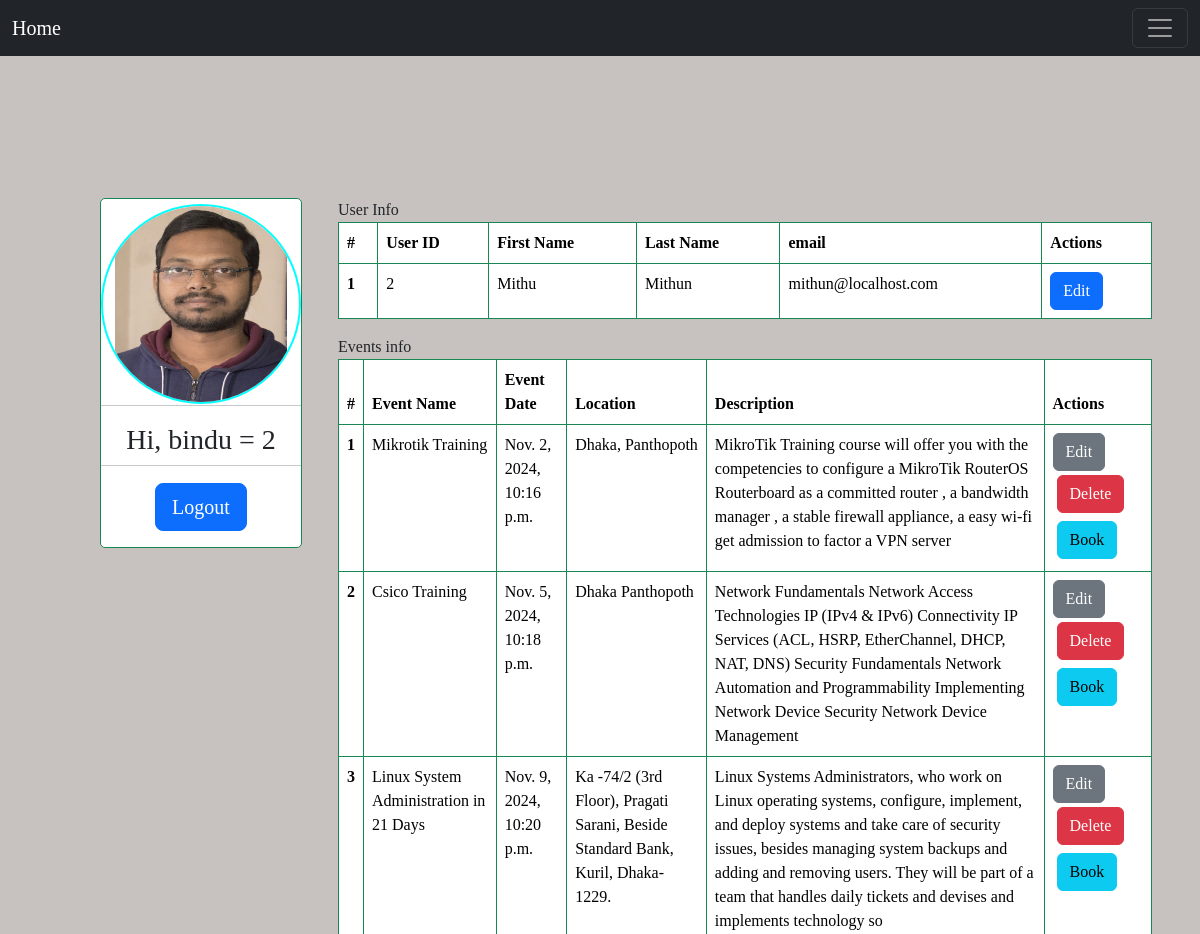
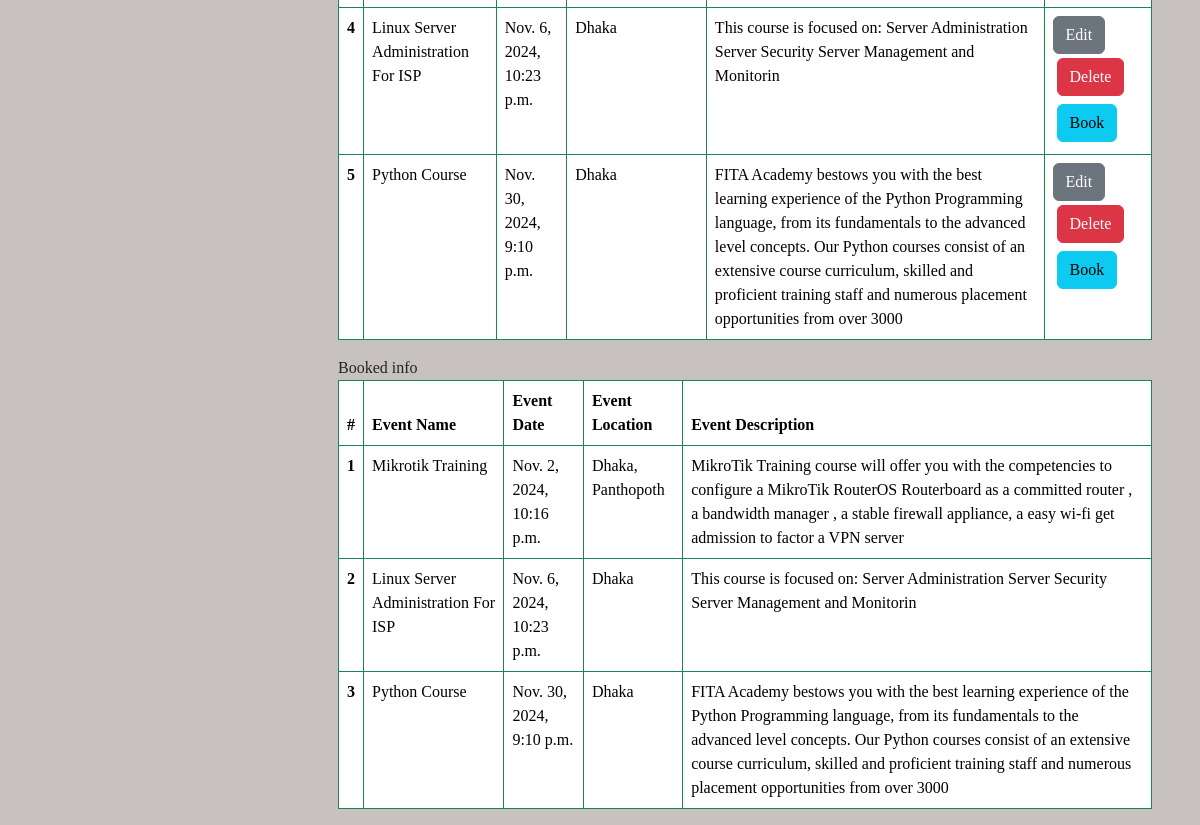
Screenshot of /event/profile (signed in) with the database file from the repository (2 pictures, top to bottom).
### eventapp/models.py (models this page shows, shortened)
class Ppicture(models.Model):
    p_image = models.ImageField(upload_to='media')
    user = models.OneToOneField(User, on_delete=models.CASCADE)

class eventModel(models.Model):
    event_name = models.CharField(max_length=100)
    event_date = models.DateTimeField()
    event_location = models.CharField(max_length=100)
    event_descriptions = models.TextField(max_length=300)
    user  = models.ForeignKey(User, on_delete=models.CASCADE, null=True)
    category = models.ForeignKey(EventCatorogy, on_delete=models.CASCADE,  null=True)

### eventapp/views.py (the view)
# urls.py: path("profile", profile, name='profile'),
@login_required
def profile(request):
    user_id = request.session.get('user_id')
    find_user = User.objects.filter(id=user_id).values()
    picture = Ppicture.objects.filter(user_id=user_id).values()
    events = eventModel.objects.all().values()
    booked_info = BookedUser.objects.filter(user_id=user_id).values()
    list_booed_userinf = []
    for x in booked_info:
        user_id_booked = x['user_id']
        event_data_id = x['event_data_id']
        booked_infox = eventModel.objects.filter(id=event_data_id).values()
        list_booed_userinf.append(booked_infox)
    context = {
        'picture': picture,
        'user': find_user,
        'booked_infox':list_booed_userinf,
        'events':events,
    }
    return render(request, 'eventapp/profile.html', context)

### eventapp/templates/eventapp/profile.html (shortened to what this page needs)
{% load static %} {% include 'eventapp/base.html' %} {% block content %}
<div class="me-5">
  <div class="p_top mt-5"></div>
  <div class="profile_div">
    <div
      class="p_middle border border-success d-flex justify-content-center row"
    >
      <div
        class="image_div d-flex align-items-center justify-content-center overflow-hidden"
      >
        {% for img in picture %}
        <img
          src="{{ img.p_image }}"
          style="height: 100%; width: 100%; object-fit: fill"
          alt="..."
        />
        {% endfor %}
      </div>
      <hr />
      <div class="d-flex align-items-center justify-content-center mt-0">
        <h3>
          Hi, {% for x in user %} {{ x.username }} = {{ x.id }} {% endfor %}
        </h3>
      </div>
      <hr />
      <div class="d-flex align-items-center justify-content-center pb-3">
        <a class="btn btn-primary btn-lg" href="{% url 'logout' %}">Logout</a>
      </div>
    </div>
    <div class="ms-5">
      <div>
        <form method="post">
          <caption>
            User Info
          </caption>
          <table class="table table-bordered border border-success rounded-2">
            <thead>
              <tr>
                <th scope="col">#</th>
                <th scope="col">User ID</th>
                <th scope="col">First Name</th>
                <th scope="col">Last Name</th>
                <th scope="col">email</th>
                <th scope="col">Actions</th>
              </tr>
            </thead>
            <tbody>
              {% for y in user %}
              <tr>
                <th scope="row">1</th>
                <td>{{ y.id }}</td>
                <td>{{ y.first_name }}</td>
                <td>{{ y.last_name }}</td>
                <td>{{ y.email }}</td>
                <td>
                  <a class="btn btn-primary" href="{% url 'edit' y.id %}"
                    >Edit</a
                  >
                </td>
              </tr>
              {% endfor %}
            </tbody>
          </table>
        </form>
      </div>
      <div>
        <form action="" method="post">
          <caption>
            Events info
          </caption>
          <table class="table table-bordered border border-success rounded-2">
            <thead>
              <tr>
                <th scope="col">#</th>
                <th scope="col">Event Name</th>
                <th scope="col">Event Date</th>
                <th scope="col">Location</th>
                <th scope="col">Description</th>
                <th scope="col">Actions</th>
              </tr>
            </thead>
            <tbody>
              {% for event in events %}
              <tr>
                <th scope="row">{{ forloop.counter }}</th>
                <td>{{ event.event_name }}</td>
                <td>{{ event.event_date }}</td>
                <td>{{ event.event_location }}</td>
                <td>{{ event.event_descriptions }}</td>
                <td>
                  <a
                    href="{% url 'updateevent' event.id %}"
                    class="btn btn-secondary"
                    >Edit</a
                  >
                  <a
                    href="{% url 'eventdel' event.id %}"
                    class="btn btn-danger m-1"
                    >Delete</a
                  >
                  <a
                    href="{% url 'bookuser' event.id %}"
                    class="btn btn-info m-1"
                    >Book</a
                  >
                </td>
              </tr>
              {% endfor %}
            </tbody>
          </table>
        </form>
      </div>
      <div>
        <form action="" method="post">
          <caption>
            Booked info
          </caption>
          <table class="table table-bordered border border-success rounded-2">
            <thead>
              <tr>
                <th scope="col">#</th>
                <th scope="col">Event Name</th>
                <th scope="col">Event Date</th>
                <th scope="col">Event Location</th>
                <th scope="col">Event Description</th>
              </tr>
            </thead>
            <tbody>
              {% for eventa in booked_infox %}
              <tr>
                <th scope="row">{{ forloop.counter }}</th>
                {% for eventb in eventa %}
                <td>{{ eventb.event_name }}</td>
                <td>{{ eventb.event_date }}</td>
                <td>{{ eventb.event_location }}</td>
                <td>{{ eventb.event_descriptions }}</td>
                {% endfor %}
              </tr>
              {% endfor %}
            </tbody>
          </table>
        </form>
      </div>
    </div>
  </div>
</div>
{% endblock %}

### eventapp/static/css/style.css (style rules this page uses)
body { font-family: verdana; background-color: #c7c2c0; }

### eventapp/static/css/style_profile.css (style rules this page uses)
.p_top { height: 150px; }
.p_middle { height: 350px; width: 25%; margin-left: 100px; background-color: white; border-radius: 5px }
.profile_div { display: flex; flex-direction: row; }
.image_div { height: 200px; width: 200px; margin-top: 5px; border-radius: 50%; border: 2px solid aqua; }

### rows the page displays
Ppicture: p_image (picture)
eventModel: event_name "Mikrotik Training", event_date "Nov. 2, 2024, 10:16 p.m.", event_location "Dhaka, Panthopoth", event_descriptions "MikroTik Training course will offer you with the competencies to configure a MikroTik RouterOS Routerboard as a committed router , a bandwidth manager , a stable firewall appliance, a easy wi-fi get admission to factor a VPN server"
eventModel: event_name "Csico Training", event_date "Nov. 5, 2024, 10:18 p.m.", event_location "Dhaka Panthopoth", event_descriptions "Network Fundamentals Network Access Technologies IP (IPv4 & IPv6) Connectivity IP Services (ACL, HSRP, EtherChannel, DHCP, NAT, DNS) Security Fundamentals Network Automation and Programmability Implementing Network Device Security Network Device Management"
eventModel: event_name "Linux System Administration in 21 Days", event_date "Nov. 9, 2024, 10:20 p.m.", event_location "Ka -74/2 (3rd Floor), Pragati Sarani, Beside Standard Bank, Kuril, Dhaka-1229.", event_descriptions "Linux Systems Administrators, who work on Linux operating systems, configure, implement, and deploy systems and take care of security issues, besides managing system backups and adding and removing users. They will be part of a team that handles daily tickets and devises and implements technology so"
eventModel: event_name "Linux Server Administration​ For ISP", event_date "Nov. 6, 2024, 10:23 p.m.", event_location "Dhaka", event_descriptions "This course is focused on: Server Administration Server Security Server Management and Monitorin"
eventModel: event_name "Python Course", event_date "Nov. 30, 2024, 9:10 p.m.", event_location "Dhaka", event_descriptions "FITA Academy bestows you with the best learning experience of the Python Programming language, from its fundamentals to the advanced level concepts. Our Python courses consist of an extensive course curriculum, skilled and proficient training staff and numerous placement opportunities from over 3000"

### other values shown
{{ x.username }} "bindu"
{{ x.id }} "2"
{{ y.id }} "2"
{{ y.first_name }} "Mithu"
{{ y.last_name }} "Mithun"
{{ y.email }} "mithun@localhost.com"
